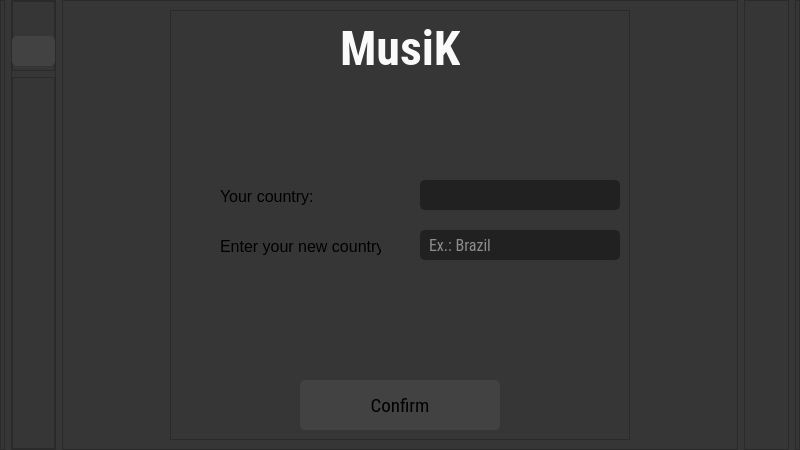
<?xml version="1.0" encoding="UTF-8"?>
<ui version="4.0">
 <class>Dialog</class>
 <widget class="QDialog" name="Dialog">
  <property name="geometry">
   <rect>
    <x>0</x>
    <y>0</y>
    <width>800</width>
    <height>450</height>
   </rect>
  </property>
  <property name="minimumSize">
   <size>
    <width>800</width>
    <height>450</height>
   </size>
  </property>
  <property name="windowTitle">
   <string>Musik</string>
  </property>
  <property name="styleSheet">
   <string notr="true">background-color: rgb(54, 54, 54);</string>
  </property>
  <layout class="QHBoxLayout" name="horizontalLayout">
   <property name="leftMargin">
    <number>0</number>
   </property>
   <property name="topMargin">
    <number>0</number>
   </property>
   <property name="rightMargin">
    <number>0</number>
   </property>
   <property name="bottomMargin">
    <number>0</number>
   </property>
   <item>
    <widget class="QFrame" name="frame">
     <property name="maximumSize">
      <size>
       <width>5</width>
       <height>16777215</height>
      </size>
     </property>
     <property name="frameShape">
      <enum>QFrame::StyledPanel</enum>
     </property>
     <property name="frameShadow">
      <enum>QFrame::Raised</enum>
     </property>
    </widget>
   </item>
   <item>
    <widget class="QFrame" name="frame_5">
     <property name="maximumSize">
      <size>
       <width>45</width>
       <height>16777215</height>
      </size>
     </property>
     <property name="frameShape">
      <enum>QFrame::StyledPanel</enum>
     </property>
     <property name="frameShadow">
      <enum>QFrame::Raised</enum>
     </property>
     <layout class="QVBoxLayout" name="verticalLayout">
      <property name="leftMargin">
       <number>0</number>
      </property>
      <property name="topMargin">
       <number>0</number>
      </property>
      <property name="rightMargin">
       <number>0</number>
      </property>
      <property name="bottomMargin">
       <number>0</number>
      </property>
      <item>
       <widget class="QFrame" name="frame_7">
        <property name="maximumSize">
         <size>
          <width>45</width>
          <height>70</height>
         </size>
        </property>
        <property name="frameShape">
         <enum>QFrame::StyledPanel</enum>
        </property>
        <property name="frameShadow">
         <enum>QFrame::Raised</enum>
        </property>
        <widget class="QPushButton" name="back">
         <property name="geometry">
          <rect>
           <x>0</x>
           <y>35</y>
           <width>43</width>
           <height>30</height>
          </rect>
         </property>
         <property name="styleSheet">
          <string notr="true">background-image: url(&quot;:/newPrefix/back.png&quot;);
background-repeat: no-repeat;
background-position: center;
border-radius:5px;
background-color: rgb(66, 66, 66);</string>
         </property>
         <property name="text">
          <string/>
         </property>
        </widget>
       </widget>
      </item>
      <item>
       <widget class="QFrame" name="frame_8">
        <property name="frameShape">
         <enum>QFrame::StyledPanel</enum>
        </property>
        <property name="frameShadow">
         <enum>QFrame::Raised</enum>
        </property>
       </widget>
      </item>
     </layout>
    </widget>
   </item>
   <item>
    <widget class="QFrame" name="frame_2">
     <property name="frameShape">
      <enum>QFrame::StyledPanel</enum>
     </property>
     <property name="frameShadow">
      <enum>QFrame::Raised</enum>
     </property>
     <layout class="QHBoxLayout" name="horizontalLayout_2">
      <item>
       <widget class="QFrame" name="frame_4">
        <property name="maximumSize">
         <size>
          <width>460</width>
          <height>460</height>
         </size>
        </property>
        <property name="styleSheet">
         <string notr="true">background-color: rgb(54, 54, 54);</string>
        </property>
        <property name="frameShape">
         <enum>QFrame::StyledPanel</enum>
        </property>
        <property name="frameShadow">
         <enum>QFrame::Raised</enum>
        </property>
        <widget class="QLabel" name="label_2">
         <property name="geometry">
          <rect>
           <x>170</x>
           <y>10</y>
           <width>120</width>
           <height>58</height>
          </rect>
         </property>
         <property name="font">
          <font>
           <family>Roboto Condensed</family>
           <pointsize>60</pointsize>
           <weight>75</weight>
           <bold>true</bold>
          </font>
         </property>
         <property name="text">
          <string>&lt;html&gt;&lt;head/&gt;&lt;body&gt;&lt;p&gt;&lt;span style=&quot; font-size:36pt; color:#fafafa;&quot;&gt;MusiK&lt;/span&gt;&lt;/p&gt;&lt;/body&gt;&lt;/html&gt;</string>
         </property>
        </widget>
        <widget class="QLineEdit" name="newCountry">
         <property name="geometry">
          <rect>
           <x>250</x>
           <y>220</y>
           <width>200</width>
           <height>30</height>
          </rect>
         </property>
         <property name="font">
          <font>
           <family>Roboto Condensed</family>
           <pointsize>12</pointsize>
          </font>
         </property>
         <property name="styleSheet">
          <string notr="true">
QLineEdit{
  border:2px solid rgb(33, 33, 33);
  border-radius:5px;
  padding:5px;
 background-color: rgb(33, 33, 33);
  color:rgb(250, 250, 250);
}
QLineEdit:focus{
  border:2px solid rgb(250,250,250);
}</string>
         </property>
         <property name="inputMask">
          <string/>
         </property>
         <property name="text">
          <string/>
         </property>
         <property name="frame">
          <bool>true</bool>
         </property>
         <property name="echoMode">
          <enum>QLineEdit::Normal</enum>
         </property>
         <property name="placeholderText">
          <string>Ex.: Brazil</string>
         </property>
        </widget>
        <widget class="QLabel" name="label_4">
         <property name="geometry">
          <rect>
           <x>50</x>
           <y>226</y>
           <width>161</width>
           <height>21</height>
          </rect>
         </property>
         <property name="font">
          <font>
           <pointsize>6</pointsize>
          </font>
         </property>
         <property name="text">
          <string>&lt;html&gt;&lt;head/&gt;&lt;body&gt;&lt;p&gt;&lt;span style=&quot; font-size:12pt;&quot;&gt;Enter your new country:&lt;/span&gt;&lt;/p&gt;&lt;/body&gt;&lt;/html&gt;</string>
         </property>
        </widget>
        <widget class="QPushButton" name="confirm">
         <property name="geometry">
          <rect>
           <x>130</x>
           <y>370</y>
           <width>200</width>
           <height>50</height>
          </rect>
         </property>
         <property name="font">
          <font>
           <family>Roboto Condensed</family>
           <pointsize>14</pointsize>
          </font>
         </property>
         <property name="styleSheet">
          <string notr="true">QPushButton{
border-radius:5px;
background-color: rgb(66, 66, 66);
}
QPushButton:pressed{
background-color:rgb(33, 33, 33);
color:rgb(250, 250, 250);
}</string>
         </property>
         <property name="text">
          <string>Confirm</string>
         </property>
        </widget>
        <widget class="QLabel" name="label_3">
         <property name="geometry">
          <rect>
           <x>50</x>
           <y>176</y>
           <width>121</width>
           <height>21</height>
          </rect>
         </property>
         <property name="font">
          <font>
           <pointsize>6</pointsize>
          </font>
         </property>
         <property name="text">
          <string>&lt;html&gt;&lt;head/&gt;&lt;body&gt;&lt;p&gt;&lt;span style=&quot; font-size:12pt;&quot;&gt;Your country:&lt;/span&gt;&lt;/p&gt;&lt;/body&gt;&lt;/html&gt;</string>
         </property>
        </widget>
        <widget class="QLabel" name="error">
         <property name="geometry">
          <rect>
           <x>120</x>
           <y>350</y>
           <width>201</width>
           <height>16</height>
          </rect>
         </property>
         <property name="styleSheet">
          <string notr="true">color: rgb(213, 0, 0);</string>
         </property>
         <property name="text">
          <string/>
         </property>
        </widget>
        <widget class="QLabel" name="oldCountry">
         <property name="geometry">
          <rect>
           <x>250</x>
           <y>170</y>
           <width>200</width>
           <height>30</height>
          </rect>
         </property>
         <property name="font">
          <font>
           <family>Roboto Condensed</family>
           <pointsize>12</pointsize>
          </font>
         </property>
         <property name="styleSheet">
          <string notr="true">  border:2px solid rgb(33, 33, 33);
  border-radius:5px;
  padding:5px;
 background-color: rgb(33, 33, 33);
  color:rgb(141, 141, 141);
</string>
         </property>
         <property name="text">
          <string/>
         </property>
        </widget>
       </widget>
      </item>
     </layout>
    </widget>
   </item>
   <item>
    <widget class="QFrame" name="frame_6">
     <property name="maximumSize">
      <size>
       <width>45</width>
       <height>16777215</height>
      </size>
     </property>
     <property name="frameShape">
      <enum>QFrame::StyledPanel</enum>
     </property>
     <property name="frameShadow">
      <enum>QFrame::Raised</enum>
     </property>
    </widget>
   </item>
   <item>
    <widget class="QFrame" name="frame_3">
     <property name="maximumSize">
      <size>
       <width>5</width>
       <height>16777215</height>
      </size>
     </property>
     <property name="frameShape">
      <enum>QFrame::StyledPanel</enum>
     </property>
     <property name="frameShadow">
      <enum>QFrame::Raised</enum>
     </property>
    </widget>
   </item>
  </layout>
 </widget>
 <resources/>
 <connections/>
</ui>
